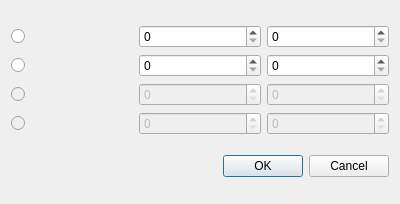
<?xml version="1.0" encoding="UTF-8"?>
<ui version="4.0">
 <class>endGame</class>
 <widget class="QDialog" name="endGame">
  <property name="geometry">
   <rect>
    <x>0</x>
    <y>0</y>
    <width>400</width>
    <height>204</height>
   </rect>
  </property>
  <property name="windowTitle">
   <string>End of game</string>
  </property>
  <layout class="QVBoxLayout" name="verticalLayout">
   <item>
    <layout class="QGridLayout" name="gridLayout">
     <item row="0" column="0">
      <widget class="QRadioButton" name="player1">
       <property name="text">
        <string/>
       </property>
       <attribute name="buttonGroup">
        <string notr="true">buttonGroup</string>
       </attribute>
      </widget>
     </item>
     <item row="2" column="0">
      <widget class="QRadioButton" name="player3">
       <property name="enabled">
        <bool>false</bool>
       </property>
       <property name="text">
        <string/>
       </property>
       <attribute name="buttonGroup">
        <string notr="true">buttonGroup</string>
       </attribute>
      </widget>
     </item>
     <item row="1" column="0">
      <widget class="QRadioButton" name="player2">
       <property name="text">
        <string/>
       </property>
       <attribute name="buttonGroup">
        <string notr="true">buttonGroup</string>
       </attribute>
      </widget>
     </item>
     <item row="1" column="2">
      <widget class="QSpinBox" name="modScore2"/>
     </item>
     <item row="2" column="2">
      <widget class="QSpinBox" name="modScore3">
       <property name="enabled">
        <bool>false</bool>
       </property>
      </widget>
     </item>
     <item row="0" column="1">
      <widget class="QSpinBox" name="score1">
       <property name="value">
        <number>0</number>
       </property>
      </widget>
     </item>
     <item row="1" column="1">
      <widget class="QSpinBox" name="score2"/>
     </item>
     <item row="2" column="1">
      <widget class="QSpinBox" name="score3">
       <property name="enabled">
        <bool>false</bool>
       </property>
      </widget>
     </item>
     <item row="3" column="2">
      <widget class="QSpinBox" name="modScore4">
       <property name="enabled">
        <bool>false</bool>
       </property>
      </widget>
     </item>
     <item row="3" column="1">
      <widget class="QSpinBox" name="score4">
       <property name="enabled">
        <bool>false</bool>
       </property>
      </widget>
     </item>
     <item row="0" column="2">
      <widget class="QSpinBox" name="modScore1"/>
     </item>
     <item row="3" column="0">
      <widget class="QRadioButton" name="player4">
       <property name="enabled">
        <bool>false</bool>
       </property>
       <property name="text">
        <string/>
       </property>
       <attribute name="buttonGroup">
        <string notr="true">buttonGroup</string>
       </attribute>
      </widget>
     </item>
    </layout>
   </item>
   <item>
    <widget class="QDialogButtonBox" name="buttonBox">
     <property name="orientation">
      <enum>Qt::Horizontal</enum>
     </property>
     <property name="standardButtons">
      <set>QDialogButtonBox::Cancel|QDialogButtonBox::Ok</set>
     </property>
    </widget>
   </item>
  </layout>
 </widget>
 <resources/>
 <connections>
  <connection>
   <sender>buttonBox</sender>
   <signal>accepted()</signal>
   <receiver>endGame</receiver>
   <slot>accept()</slot>
   <hints>
    <hint type="sourcelabel">
     <x>248</x>
     <y>254</y>
    </hint>
    <hint type="destinationlabel">
     <x>157</x>
     <y>274</y>
    </hint>
   </hints>
  </connection>
  <connection>
   <sender>buttonBox</sender>
   <signal>rejected()</signal>
   <receiver>endGame</receiver>
   <slot>reject()</slot>
   <hints>
    <hint type="sourcelabel">
     <x>316</x>
     <y>260</y>
    </hint>
    <hint type="destinationlabel">
     <x>286</x>
     <y>274</y>
    </hint>
   </hints>
  </connection>
 </connections>
 <buttongroups>
  <buttongroup name="buttonGroup"/>
 </buttongroups>
</ui>
